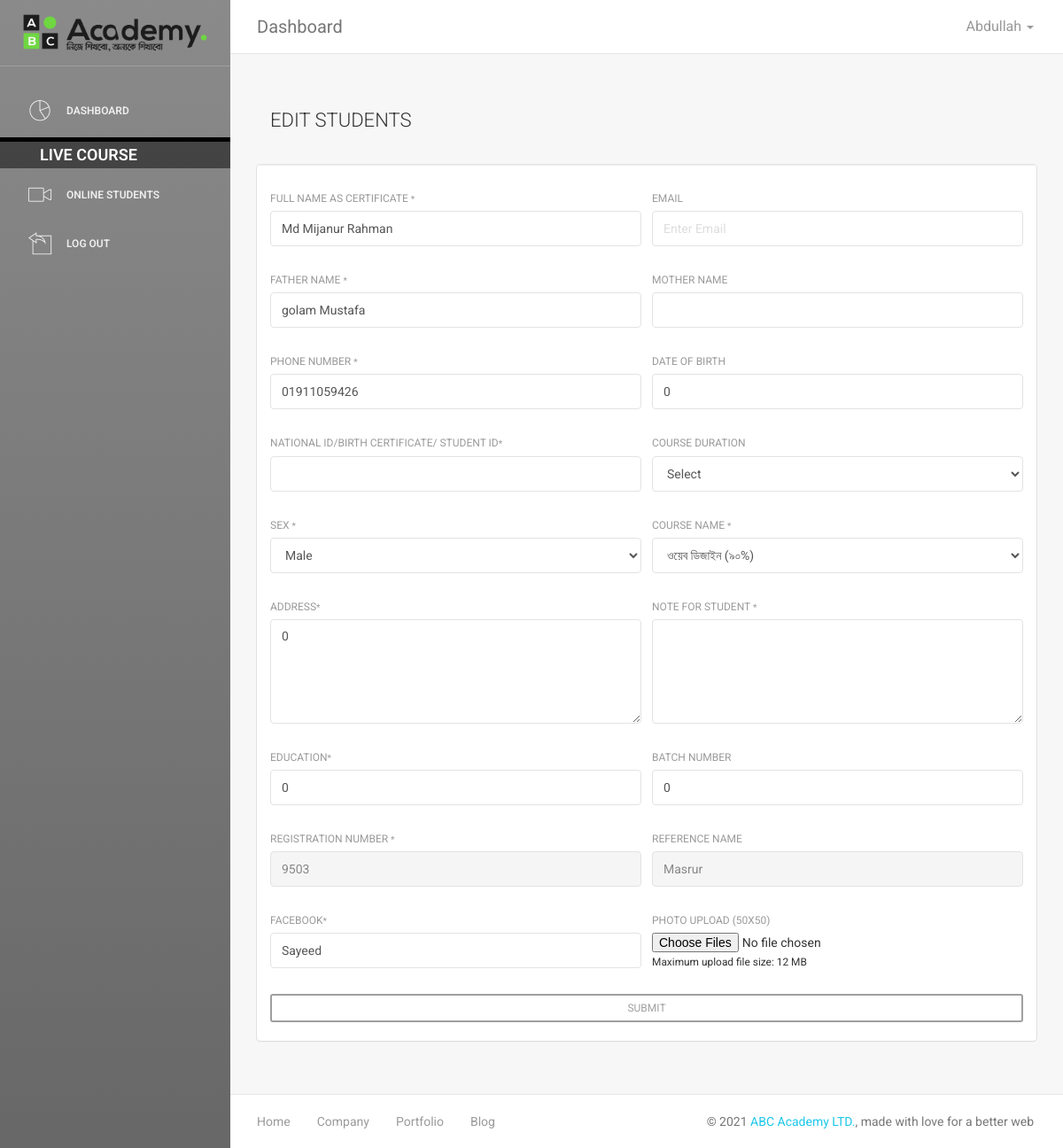
The page /online-academy/admin/edit-online-student.php?st=3 (signed in) on the database its author committed.
### tables this page shows
CREATE TABLE `staff` (
  `stf_user_id` int(11) NOT NULL,
  `stf_id` varchar(20) NOT NULL,
  `stf_name` text DEFAULT NULL,
  `stf_pass` text DEFAULT NULL,
  `stf_type` int(11) DEFAULT NULL,
  `stf_phone` text DEFAULT NULL,
  `stf_email` text DEFAULT NULL,
  `stf_sex` int(11) DEFAULT NULL,
  `stf_joining_date` text DEFAULT NULL,
  `stf_facebook` text DEFAULT NULL,
  `stf_desiganation` text DEFAULT NULL,
  `stf_online_offline` int(11) NOT NULL,
  `stf_address` text DEFAULT NULL,
  `stf_notes` text DEFAULT NULL,
  `stf_discription` varchar(500) DEFAULT NULL,
  `stf_photo` text DEFAULT NULL
);

CREATE TABLE `online_students` (
  `st_id` int(11) NOT NULL,
  `st_name` text DEFAULT NULL,
  `st_father_name` text DEFAULT NULL,
  `st_mother_name` text DEFAULT NULL,
  `st_email` text DEFAULT NULL,
  `st_phone` text DEFAULT NULL,
  `st_pass` text DEFAULT NULL,
  `st_join_date` text DEFAULT NULL,
  `st_join_day` text DEFAULT NULL,
  `st_join_month` text DEFAULT NULL,
  `st_join_year` text DEFAULT NULL,
  `st_address` text DEFAULT NULL,
  `st_division` text DEFAULT NULL,
  `st_region` text DEFAULT NULL,
  `st_db` text DEFAULT NULL,
  `st_nid` text DEFAULT NULL,
  `st_course_name` text DEFAULT NULL,
  `st_course_duration` text DEFAULT NULL,
  `st_time_shdl` text NOT NULL,
  `st_it_firm` text NOT NULL,
  `st_course_result` int(11) DEFAULT NULL,
  `st_sex` int(11) DEFAULT NULL,
  `st_note` text DEFAULT NULL,
  `st_batch_number` int(11) DEFAULT NULL,
  `st_facebook` text DEFAULT NULL,
  `st_payment_method` text DEFAULT NULL,
  `st_payment_paid` int(11) DEFAULT NULL,
  `st_payment_fullpaid` int(11) DEFAULT NULL,
  `st_payment_status` int(11) DEFAULT NULL,
  `st_payment_invoice` int(11) DEFAULT NULL,
  `st_education` text DEFAULT NULL,
  `st_certificate` text DEFAULT NULL,
  `st_registration_number` int(15) DEFAULT NULL,
  `st_reference_name` text DEFAULT NULL,
  `st_photo` text DEFAULT NULL
);

### online-academy/connection.inc.php (called while the page is built, shortened)
<?php
$servername = "localhost";
$username = "abcacademy_usr";
$password = "=*QD@v8!+,Ln";
$dbname = "abcacademy_abcdb";
$con = mysqli_connect($servername, $username, $password, $dbname);
$con->set_charset('utf8');
	 if(isset($_SESSION['abca_sa_signed_in']) AND $_SESSION['abca_sa_signed_in'] == true)
	{
	$queryv = mysqli_query($con,"SELECT * FROM staff  inner join
	desiganation
	on
	staff.stf_desiganation = desiganation.d_id where stf_id = '{$_SESSION['abca_sa_user_id']}'");
	while ($rowc = mysqli_fetch_array($queryv)) {
	$di_stf_id = $rowc['stf_id'];
	$di_stf_name = $rowc['stf_name'];
	}
	}
function is_admin(){
global $di_stf_id;
if($di_stf_id == 'Abc-Acadamy'){
return true;
}else {
return false;
}
}
?>

### online-academy/admin/edit-online-student.php (the view, shortened to what this page needs)
<?php include('header.php') ?>
        <div class="content">
            <div class="container-fluid">
                <div class="row">
                    <div class="col-sm-12">
                        <div class="page-title-box">
                            <h4 class="page-title">EDIT STUDENTS</h4>
                        </div>
                    </div>
                </div>
                <div class="row">
                   <div class="col-12">
                        <div class="card">
                            <div class="card-body">
								 <div class="border-1px p-30 mb-0">
              <hr>
			  <?php
			  if(isset($_GET['st'])){$query = mysqli_query($np2con,"SELECT * FROM online_students INNER JOIN online_courses on online_students.st_course_name = online_courses.oc_id where st_id = '".$_GET['st']."' limit 1");
			  while ($row = mysqli_fetch_array($query)) {
			  ?>
              <form id="job_apply_form" name="job_apply_form" action="" method="post" enctype="multipart/form-data" novalidate="novalidate">
                <div class="row">
                  <div class="col-sm-6">
                    <div class="form-group">
                      <label>Full Name as Certificate  <small>*</small></label>
                      <input name="form_name" value="<?php echo $row ['st_name']?>" type="text" placeholder="Enter Name" required="" class="form-control" aria-required="true">
                    </div>
                  </div>
                  <div class="col-sm-6">
                    <div class="form-group">
                      <label>Email <small></small></label>
                      <input name="form_email"  value="<?php echo $row ['st_email']?>" class="form-control email" type="email" placeholder="Enter Email" aria-required="true">
                    </div>
                  </div>
                </div>
				<div class="row">
                  <div class="col-sm-6">
                    <div class="form-group">
                      <label>Father Name <small>*</small></label>
                      <input name="form_father_name" value="<?php echo $row ['st_father_name']?>" type="text" placeholder="Enter Name" required="" class="form-control" aria-required="true">
                    </div>
                  </div>
                  <div class="col-sm-6">
                    <div class="form-group">
                      <label>Mother Name <small></small></label>
                      <input name="form_mother_name"  value="<?php echo $row ['st_mother_name']?>" class="form-control email" type="text" aria-required="true">
                    </div>
                  </div>
                </div>
				<div class="row">
                  <div class="col-sm-6">
                    <div class="form-group">
                      <label>Phone Number  <small>*</small></label>
                      <input name="form_Phone"  value="<?php echo $row ['st_phone']?>" type="text" placeholder="Enter Phone Number" required="" class="form-control" aria-required="true">
                    </div>
                  </div>
                  <div class="col-sm-6">
                    <div class="form-group">
                      <label>Date of Birth <small></small></label>
                      <input name="form_Birth" value="<?php echo $row ['st_db']?>" class="form-control " type="text" placeholder="YY-MM-DD" aria-required="true">
                    </div>
                  </div>
                </div>
				<div class="row">
                  <div class="col-sm-6">
                    <div class="form-group">
                      <label>National ID/Birth Certificate/ Student ID<small>*</small></label>
                      <input name="form_nid" type="text"  value="<?php echo $row ['st_nid']?>" placeholder="" required="" class="form-control" aria-required="true">
                    </div>
                  </div>
                  <div class="col-sm-6">
                    <div class="form-group">
                      <label>Course Duration<small></small></label>
                     <select name="form_Course_Duration" class="form-control required" aria-required="true" required>
                        <option value="">Select</option>
                      </select>
                    </div>
                  </div>
                </div>
                <div class="row">
                  <div class="col-sm-6">
                    <div class="form-group">
                      <label>Sex <small>*</small></label>
                      <select name="form_sex" class="form-control required" aria-required="true" required>
                        <option value="1" <?php if($row['st_sex'] == 1){echo 'selected';}?>>Male</option>
                      </select>
                    </div>
                  </div>
                  <div class="col-sm-6">
                    <div class="form-group">
                      <label>Course Name  <small>*</small></label>
                      <select name="form_Course_Name" class="form-control required valid" aria-required="true" aria-invalid="false" required>
					  <?php
			$queryoc = mysqli_query($np2con,"
			SELECT * FROM online_courses ");
			while ($rowoc = mysqli_fetch_array($queryoc)) {
			if($row['st_course_name'] == $rowoc['oc_id']){$csel = 'selected';}else{$csel = '';}
			echo '<option value="'.$rowoc['oc_id'].'" '.$csel.'>'.$rowoc['oc_name'].'</option>';
			}
					  ?>
                      </select>
                    </div>
                  </div>
                </div>
				<div class="row">
                  <div class="col-sm-6">
                   <div class="form-group">
                  <label>Address<small>*</small></label>
                  <textarea name="form_address_Student" class="form-control required" rows="5" placeholder="" aria-required="true"><?php echo $row ['st_address'];?></textarea>
                </div>
                  </div>
				  <div class="col-sm-6">
               <div class="form-group">
                  <label>Note for Student <small>*</small></label>
                  <textarea name="form_Note_Student" class="form-control required" rows="5" placeholder="" aria-required="true"><?php echo $row ['st_note'];?></textarea>
                </div>
                  </div>
                  </div>
				<div class="row">
                  <div class="col-sm-6">
                    <div class="form-group">
                      <label>Education<small>*</small></label>
                      <input name="form_education" value="<?php echo $row ['st_education'];?>" type="text" placeholder=""  required="" class="form-control" aria-required="true" />
                    </div>
                  </div>
                  <div class="col-sm-6">
                    <div class="form-group">
                      <label>Batch number<small></small></label>
                      <input name="form_batch_number" class="form-control" value="<?php echo $row ['st_batch_number'];?>"  type="text" placeholder="" aria-required="true" />
                    </div>
                  </div>
                </div>
				<div class="row">
                  <div class="col-sm-6">
                    <div class="form-group">
                      <label>Registration Number <small>*</small></label>
                      <input name="form_registration_number" value="<?php echo $row ['st_registration_number'];?>" type="text" placeholder="" readonly required="" class="form-control"  />
                    </div>
                  </div>
                  <div class="col-sm-6">
                    <div class="form-group">
                      <label>Reference Name<small></small></label>
					  <?php
					  if(is_admin()){
			echo '<select name="form_Reference_Name" class="form-control required valid" aria-required="true" aria-invalid="false" required>
			option value="">Select</option>';
			$queryvx = mysqli_query($np2con,"SELECT * FROM staff where stf_type = '1'");
			while ($rowv = mysqli_fetch_array($queryvx)) {
			if($rowv['stf_id'] == $row['st_reference_name']){$refc = 'Selected style="background: #8bc78b;"';}else{$refc = '';}
			echo '<option value="'.$rowv['stf_id'].'" '.$refc.'>'.$rowv['stf_name'].'</option>';
			}
			echo '</select>';
					 }else {
				echo '<input name="form_Reference_Name" class="form-control email"
				value="'.$row['st_reference_name'].'" readonly type="text" placeholder="" aria-required="true">';
					  }
					  ?>
                    </div>
                  </div>
                </div>
				<div class="row">
				<div class="col-sm-6">
                    <div class="form-group">
                      <label>Facebook<small>*</small></label>
                      <input name="form_facebook" value="<?php echo $row ['st_facebook'];?>" type="text" placeholder=""  required="" class="form-control" aria-required="true" />
                    </div>
                  </div>
				<div class="col-sm-6">
                <div class="form-group">
                  <label>Photo Upload (50x50)</label>
                  <input name="thamb_img_1" class="file" type="file" multiple="" data-show-upload="false" data-show-caption="true">
                  <small>Maximum upload file size: 12 MB</small>
                </div>
                </div>
                </div>
				<div class="row">
				<div class="col-sm-12">
                <div class="form-group">
                  <button type="submit" name="submit" class="btn btn-block btn-dark btn-theme-colored btn-sm mt-20 pt-10 pb-10" data-loading-text="Please wait...">SUBMIT</button>
                </div>
                </div>
				</div>
              </form>
<?php } }else {die('<h1><center>NOT FOUND!</center></h1>');}	 		  	 ?>
            </div>
							</div>
                    </div>
                   </div>
             </div>
        </div>
        </div>
<?php include('footer.php') ?>

### online-academy/admin/header.php (shortened to what this page needs)
<?php
require '../connection.inc.php';
?>
<!doctype html>
<html lang="en">
<head>
    <link href="assets/css/bootstrap.min.css" rel="stylesheet" />
    <link href="custom.css" rel="stylesheet" />
    <link href="assets/css/animate.min.css" rel="stylesheet"/>
    <link href="assets/css/light-bootstrap-dashboard.css?v=1.4.0" rel="stylesheet"/>
    <link href="assets/css/demo.css" rel="stylesheet" />
    <link href="http://maxcdn.bootstrapcdn.com/font-awesome/4.2.0/css/font-awesome.min.css" rel="stylesheet">
    <link href="assets/css/pe-icon-7-stroke.css" rel="stylesheet" />
</head>
<body>
<div class="wrapper">
   <?php include('sidebar.php')?>
    <div class="main-panel">
        <nav class="navbar navbar-default navbar-fixed">
            <div class="container-fluid">
                <div class="navbar-header">
                    <a class="navbar-brand" href="#">Dashboard</a>
                </div>
                <div class="collapse navbar-collapse">
                    <ul class="nav navbar-nav navbar-right">
                        <li class="dropdown">
                              <a href="#" class="dropdown-toggle" data-toggle="dropdown">
                                    <p>
										<?php echo $di_stf_name ?>
										<b class="caret"></b>
									</p>
                              </a>
                        </li>
                    </ul>
                </div>
            </div>
        </nav>

### rows shown on the page
staff: stf_name "Abdullah"
online_students: form_name "Md Mijanur Rahman", form_father_name "golam Mustafa", form_Phone "01911059426", form_Birth "0", form_sex "Male", form_address_Student "0", form_education "0", form_batch_number "0", form_registration_number "9503", form_Reference_Name "Masrur", form_facebook "Sayeed"

### other values the page prints
form field form_Course_Name "ওয়েব ডিজাইন (৯০%)"
